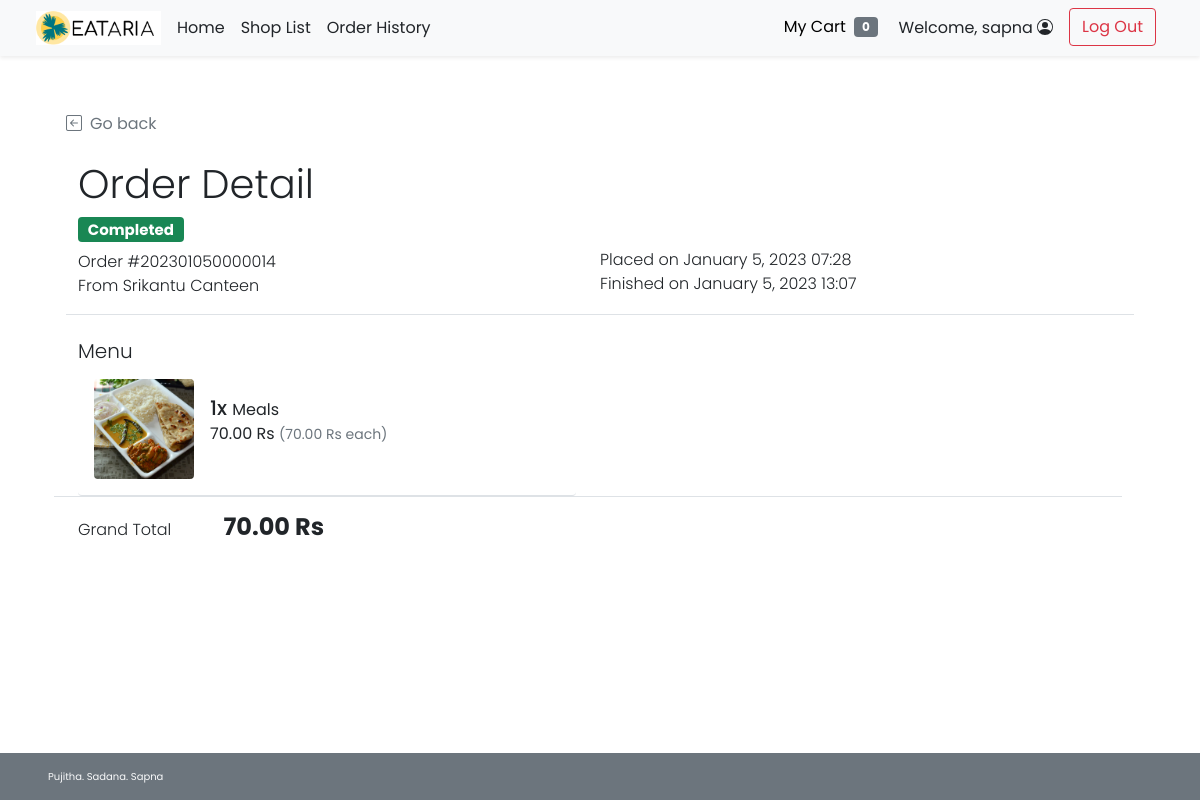
Screenshot of /cust_order_detail.php?orh_id=14 (signed in) with the database file from the repository.
### tables this page shows
CREATE TABLE `order_header` (
  `orh_id` int(11) NOT NULL,
  `orh_refcode` varchar(15) DEFAULT NULL,
  `c_id` int(11) NOT NULL,
  `s_id` int(11) NOT NULL,
  `orh_ordertime` timestamp NOT NULL DEFAULT current_timestamp(),
  `orh_pickuptime` datetime NOT NULL,
  `orh_orderstatus` varchar(10) NOT NULL,
  `orh_finishedtime` datetime DEFAULT NULL
);

CREATE TABLE `shop` (
  `s_id` int(11) NOT NULL,
  `s_username` varchar(45) NOT NULL,
  `s_pwd` varchar(45) NOT NULL,
  `s_name` varchar(45) NOT NULL,
  `s_location` varchar(100) NOT NULL,
  `s_openhour` time NOT NULL,
  `s_closehour` time NOT NULL,
  `s_status` tinyint(4) NOT NULL DEFAULT 1 COMMENT 'shop ready for taking orders or not(1 for open, 0 for close)\r\n',
  `s_preorderstatus` tinyint(4) NOT NULL DEFAULT 1 COMMENT 'shop is ready for preorder or not',
  `s_email` varchar(45) NOT NULL,
  `s_phoneno` varchar(10) NOT NULL,
  `s_pic` text DEFAULT NULL
);

CREATE TABLE `order_detail` (
  `ord_id` int(11) NOT NULL,
  `orh_id` int(11) NOT NULL,
  `f_id` int(11) NOT NULL,
  `ord_amount` int(11) NOT NULL,
  `ord_buyprice` decimal(6,2) NOT NULL COMMENT 'To keep the snapshot menu cost at the time of the purchase',
  `ord_note` text DEFAULT NULL
);

CREATE TABLE `food` (
  `f_id` int(11) NOT NULL,
  `s_id` int(11) NOT NULL,
  `f_name` varchar(100) NOT NULL,
  `f_price` decimal(6,2) NOT NULL,
  `f_todayavail` tinyint(4) NOT NULL DEFAULT 1 COMMENT 'Food is available to order or not\r\n',
  `f_preorderavail` tinyint(4) NOT NULL DEFAULT 1,
  `f_pic` text DEFAULT NULL
);

### cust_order_detail.php (the view, shortened to what this page needs)
<!DOCTYPE html>
<html lang="en">
<head>
    <?php
        include("conn_db.php");
        include('head.php');
    ?>
    <link href="css/main.css" rel="stylesheet">
    <link href="css/menu.css" rel="stylesheet">
</head>
<body class="d-flex flex-column h-100">
    <?php include('nav_header.php')?>
    <div class="container px-5 py-4" id="cart-body">
        <div class="row my-4 border-bottom">
            <a class="nav nav-item text-decoration-none text-muted mb-2" href="#" onclick="history.back();">
                <i class="bi bi-arrow-left-square me-2"></i>Go back
            </a>
            <h2 class="pt-3 display-6">Order Detail</h2>
            <?php
                $orh_id = $_GET["orh_id"];
                $orh_query = "SELECT * FROM order_header WHERE orh_id = {$orh_id}";
                $orh_arr = $mysqli -> query($orh_query) -> fetch_array();
            ?>
            <div class="row row-cols-1 row-cols-md-2">
                <div class="col mb-2 mb-md-0">
                    <ul class="list-unstyled fw-light">
                        <li class="list-item mb-2">
                            <?php if($orh_arr["orh_orderstatus"]=="ACPT"){ ?>
                                <h5><span class="fw-bold badge bg-info text-dark">Accepted</span></h5>
                            <?php }else if($orh_arr["orh_orderstatus"]=="PREP"){ ?>
                                <h5><span class="fw-bold badge bg-warning text-dark">Preparing</span></h5>
                            <?php }else if($orh_arr["orh_orderstatus"]=="RDPK"){ ?>
                                <h5><span class="fw-bold badge bg-primary text-white">Ready to pick up</span></h5>
                            <?php }else if($orh_arr["orh_orderstatus"]=="FNSH"){?>
                                <h5><span class="fw-bold badge bg-success text-white">Completed</span></h5>
                            <?php } ?>
                        </li>
                        <li class="list-item">Order #<?php echo $orh_arr["orh_refcode"];?></li>
                        <li class="list-item">From
                            <?php
                                $shop_query = "SELECT s_name FROM shop WHERE s_id = {$orh_arr['s_id']};";
                                $shop_arr = $mysqli -> query($shop_query) -> fetch_array();
                                echo $shop_arr["s_name"];
                            ?>
                        </li>
                    </ul>
                </div>
                <div class="col">
                    <ul class="list-unstyled fw-light">
                        <?php
                            $od_placedate = (new Datetime($orh_arr["orh_ordertime"])) -> format("F j, Y H:i");
                            $od_pickupdate = (new Datetime($orh_arr["orh_pickuptime"])) -> format("F j, Y H:i");
                        ?>
                        <li class="mb-2">&nbsp;</li>
                        <li>Placed on <?php echo $od_placedate;?></li>
                        <?php if($orh_arr["orh_orderstatus"]!="FNSH"){ ?>
                        <li>Will be pick-up on <?php echo $od_pickupdate;?></li>
                        <?php }else{
                            $od_finishtime = (new Datetime($orh_arr["orh_finishedtime"])) -> format("F j, Y H:i");
                        ?>
                        <li>Finished on <?php echo $od_finishtime;?></li>
                        <?php } ?>
                    </ul>
                </div>
            </div>
        </div>
        <div class="row mb-5">
            <div class="col">
                <div class="row row-cols-1">
                    <div class="col">
                        <h5 class="fw-light">Menu</h5>
                    </div>
                    <div class="col row row-cols-1 row-cols-md-2 border-bottom">
                        <?php
                            $ord_query = "SELECT f.f_name,f.f_pic,ord.ord_amount,ord.ord_buyprice,ord_note FROM order_detail ord INNER JOIN food f ON ord.f_id = f.f_id WHERE ord.orh_id = {$orh_id}";
                            $ord_result = $mysqli -> query($ord_query);
                            while($ord_row = $ord_result -> fetch_array()){
                        ?>
                        <div class="col">
                            <ul class="list-group">
                                <li class="list-group-item d-flex border-0 pb-3 border-bottom w-100 justify-content-between align-items-center">
                                    <div class="image-parent">
                                        <img
                                        <?php
                                            if(is_null($ord_row["f_pic"])){echo "src='img/default.png'";}
                                            else{echo "src=\"img/{$ord_row['f_pic']}\"";}
                                        ?>
                                        class="img-fluid rounded"
                                        style="width: 100px; height:100px; object-fit:cover;" alt="<?php echo $ord_row["f_name"]?>">
                                        </div>
                                    <div class="ms-3 me-auto">
                                        <div class="fw-normal"><span class="h5"><?php echo $ord_row["ord_amount"]?>x </span><?php echo $ord_row["f_name"]?>
                                            <p><?php printf("%.2f Rs <small class='text-muted'>(%.2f Rs each)</small>",$ord_row["ord_buyprice"]*$ord_row["ord_amount"],$ord_row["ord_buyprice"]);?><br />
                                            </p>
                                        </div>
                                </li>
                            </ul>
                        </div>
                        <?php } ?>
                    </div>
                    <div class="col my-3">
                        <ul class="list-inline justify-content-between">
                            <li class="list-inline-item fw-light me-5">Grand Total</li>
                            <li class="list-inline-item fw-bold h4">
                                <?php
                                    $gt_query = "SELECT SUM(ord_amount*ord_buyprice) AS gt FROM order_detail WHERE orh_id = {$orh_id}";
                                    $gt_arr = $mysqli -> query($gt_query) -> fetch_array();
                                    printf("%.2f Rs",$gt_arr["gt"]);
                                ?>
                            </li>
                        </ul>
                    </div>
                </div>
            </div>
        </div>
    </div>
    <footer
    class="footer d-flex flex-wrap justify-content-between align-items-center px-5 py-3 mt-auto bg-secondary text-light">
        <span class="xsmall-font">Pujitha. Sadana. Sapna</span></span>
    </footer>
</body>
</html>

### css/main.css (style rules this page uses)
html { height: 100%; }
body { height: 100%; padding-top: 4rem; margin-bottom: -50px; font-family: 'Poppins', 'Noto Sans Thai', sans-serif; }
a { cursor: pointer; }
.bi { vertical-align: -.125em; fill: currentColor; }
.text-white { color: white; }
.xsmall-font { font-size: x-small; }

### css/menu.css (style rules this page uses)
html, body { height: 100%; }
.image-parent { max-width: 100px; }

### rows the page displays
order_header: orh_refcode "202301050000014", orh_ordertime "January 5, 2023 07:28", orh_finishedtime "January 5, 2023 13:07"
shop: s_name "Srikantu Canteen"
order_detail: f.f_pic (picture), ord_amount "1", f.f_name "Meals", $ord_row['ord_buyprice']*$ord_row['ord_amount'] "70.00", ord_buyprice "70.00"

### other values shown
$_SESSION['firstname'] "sapna"
$gt_arr["gt"] "70.00"
